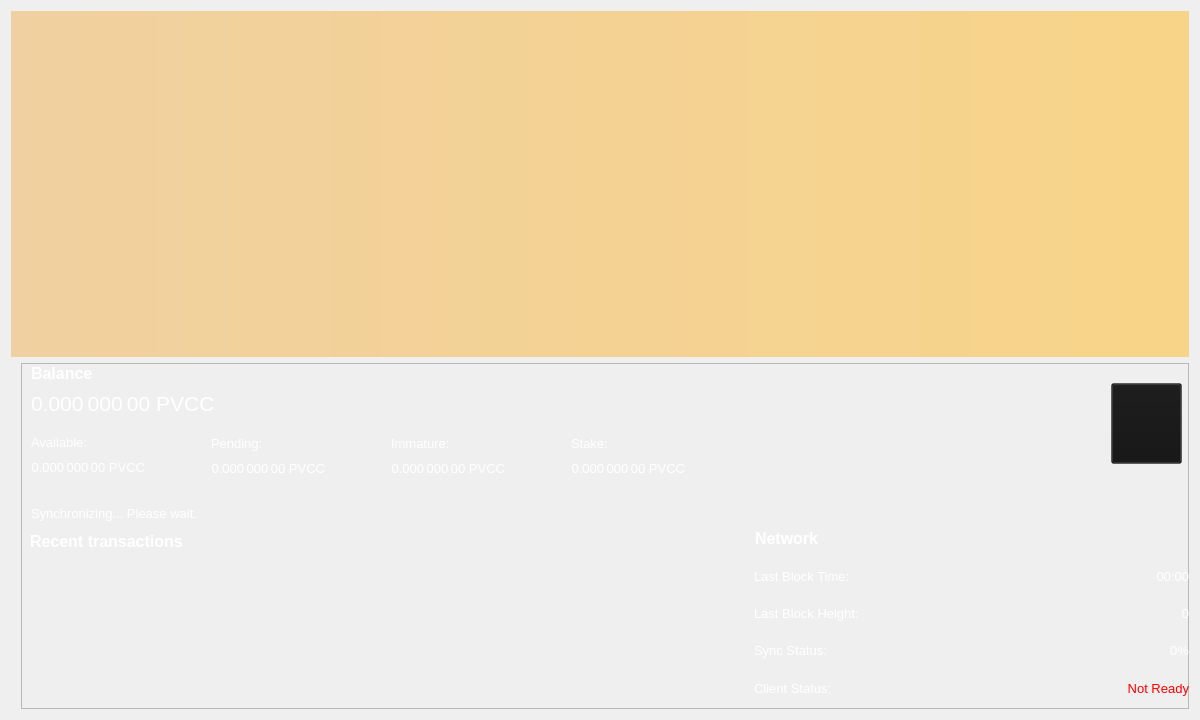
<?xml version="1.0" encoding="UTF-8"?>
<ui version="4.0">
 <class>OverviewPage</class>
 <widget class="QWidget" name="OverviewPage">
  <property name="geometry">
   <rect>
    <x>0</x>
    <y>0</y>
    <width>1200</width>
    <height>720</height>
   </rect>
  </property>
  <property name="minimumSize">
   <size>
    <width>1200</width>
    <height>700</height>
   </size>
  </property>
  <property name="font">
   <font>
    <weight>50</weight>
    <bold>false</bold>
   </font>
  </property>
  <property name="windowTitle">
   <string>Form</string>
  </property>
  <property name="styleSheet">
   <string notr="true">color: rgb(255, 255, 255);</string>
  </property>
  <layout class="QVBoxLayout" name="topLayout">
   <item>
    <widget class="QLabel" name="labelAlerts">
     <property name="visible">
      <bool>false</bool>
     </property>
     <property name="styleSheet">
      <string notr="true">background-color: qlineargradient(x1: 0, y1: 0, x2: 1, y2: 0, stop:0 #F0D0A0, stop:1 #F8D488); color:#000000;</string>
     </property>
     <property name="wordWrap">
      <bool>true</bool>
     </property>
     <property name="margin">
      <number>3</number>
     </property>
    </widget>
   </item>
   <item>
    <layout class="QHBoxLayout" name="horizontalLayout" stretch="1">
     <item>
      <layout class="QVBoxLayout" name="verticalLayout_2">
       <item>
        <widget class="QFrame" name="frame">
         <property name="maximumSize">
          <size>
           <width>16777215</width>
           <height>16777215</height>
          </size>
         </property>
         <property name="styleSheet">
          <string notr="true">margin-left: 10px;
</string>
         </property>
         <property name="frameShape">
          <enum>QFrame::StyledPanel</enum>
         </property>
         <property name="frameShadow">
          <enum>QFrame::Raised</enum>
         </property>
         <widget class="QLabel" name="labelTransactionsStatus">
          <property name="geometry">
           <rect>
            <x>10</x>
            <y>140</y>
            <width>300</width>
            <height>20</height>
           </rect>
          </property>
          <property name="minimumSize">
           <size>
            <width>300</width>
            <height>0</height>
           </size>
          </property>
          <property name="font">
           <font>
            <pointsize>10</pointsize>
           </font>
          </property>
          <property name="cursor">
           <cursorShape>WhatsThisCursor</cursorShape>
          </property>
          <property name="toolTip">
           <string>The displayed information may be out of date. Your wallet automatically synchronizes with the PVCC network after a connection is established, but this process has not completed yet.</string>
          </property>
          <property name="styleSheet">
           <string notr="true"/>
          </property>
          <property name="text">
           <string notr="true">Synchronizing... Please wait.</string>
          </property>
          <property name="alignment">
           <set>Qt::AlignLeading|Qt::AlignLeft|Qt::AlignVCenter</set>
          </property>
          <property name="indent">
           <number>0</number>
          </property>
         </widget>
         <widget class="QWidget" name="verticalLayoutWidget">
          <property name="geometry">
           <rect>
            <x>10</x>
            <y>0</y>
            <width>721</width>
            <height>88</height>
           </rect>
          </property>
          <layout class="QVBoxLayout" name="verticalLayout">
           <item>
            <layout class="QHBoxLayout" name="horizontalLayout_4">
             <item>
              <widget class="QLabel" name="label_5">
               <property name="font">
                <font>
                 <pointsize>12</pointsize>
                 <weight>75</weight>
                 <bold>true</bold>
                </font>
               </property>
               <property name="text">
                <string>Balance</string>
               </property>
               <property name="indent">
                <number>0</number>
               </property>
              </widget>
             </item>
             <item>
              <spacer name="horizontalSpacer_3">
               <property name="orientation">
                <enum>Qt::Horizontal</enum>
               </property>
               <property name="sizeHint" stdset="0">
                <size>
                 <width>40</width>
                 <height>20</height>
                </size>
               </property>
              </spacer>
             </item>
            </layout>
           </item>
           <item>
            <layout class="QHBoxLayout" name="horizontalLayout_2">
             <property name="spacing">
              <number>0</number>
             </property>
             <item>
              <widget class="QLabel" name="labelTotal">
               <property name="minimumSize">
                <size>
                 <width>400</width>
                 <height>30</height>
                </size>
               </property>
               <property name="maximumSize">
                <size>
                 <width>16777215</width>
                 <height>16777215</height>
                </size>
               </property>
               <property name="font">
                <font>
                 <pointsize>16</pointsize>
                 <weight>50</weight>
                 <bold>false</bold>
                </font>
               </property>
               <property name="cursor">
                <cursorShape>IBeamCursor</cursorShape>
               </property>
               <property name="toolTip">
                <string>Your current total balance</string>
               </property>
               <property name="styleSheet">
                <string notr="true">color: rgb(255, 255, 255);</string>
               </property>
               <property name="text">
                <string notr="true">0.000 000 00 PVCC</string>
               </property>
               <property name="textFormat">
                <enum>Qt::AutoText</enum>
               </property>
               <property name="alignment">
                <set>Qt::AlignLeading|Qt::AlignLeft|Qt::AlignVCenter</set>
               </property>
               <property name="wordWrap">
                <bool>false</bool>
               </property>
               <property name="margin">
                <number>0</number>
               </property>
               <property name="indent">
                <number>0</number>
               </property>
               <property name="textInteractionFlags">
                <set>Qt::LinksAccessibleByMouse|Qt::TextSelectableByKeyboard|Qt::TextSelectableByMouse</set>
               </property>
              </widget>
             </item>
             <item>
              <spacer name="horizontalSpacer">
               <property name="orientation">
                <enum>Qt::Horizontal</enum>
               </property>
               <property name="sizeHint" stdset="0">
                <size>
                 <width>40</width>
                 <height>20</height>
                </size>
               </property>
              </spacer>
             </item>
            </layout>
           </item>
           <item>
            <spacer name="verticalSpacer">
             <property name="orientation">
              <enum>Qt::Vertical</enum>
             </property>
             <property name="sizeHint" stdset="0">
              <size>
               <width>20</width>
               <height>40</height>
              </size>
             </property>
            </spacer>
           </item>
          </layout>
         </widget>
         <widget class="QWidget" name="verticalLayoutWidget_2">
          <property name="geometry">
           <rect>
            <x>10</x>
            <y>69</y>
            <width>181</width>
            <height>71</height>
           </rect>
          </property>
          <layout class="QVBoxLayout" name="verticalLayout_3">
           <item>
            <layout class="QHBoxLayout" name="horizontalLayout_3">
             <item>
              <widget class="QLabel" name="labelBalanceText">
               <property name="font">
                <font>
                 <pointsize>10</pointsize>
                </font>
               </property>
               <property name="text">
                <string>Available:</string>
               </property>
               <property name="indent">
                <number>0</number>
               </property>
              </widget>
             </item>
             <item>
              <spacer name="horizontalSpacer_2">
               <property name="orientation">
                <enum>Qt::Horizontal</enum>
               </property>
               <property name="sizeHint" stdset="0">
                <size>
                 <width>40</width>
                 <height>20</height>
                </size>
               </property>
              </spacer>
             </item>
            </layout>
           </item>
           <item>
            <layout class="QHBoxLayout" name="horizontalLayout_5">
             <item>
              <widget class="QLabel" name="labelBalance">
               <property name="font">
                <font>
                 <pointsize>10</pointsize>
                 <weight>50</weight>
                 <bold>false</bold>
                </font>
               </property>
               <property name="cursor">
                <cursorShape>IBeamCursor</cursorShape>
               </property>
               <property name="toolTip">
                <string>Your current spendable balance</string>
               </property>
               <property name="text">
                <string notr="true">0.000 000 00 PVCC</string>
               </property>
               <property name="alignment">
                <set>Qt::AlignRight|Qt::AlignTrailing|Qt::AlignVCenter</set>
               </property>
               <property name="indent">
                <number>0</number>
               </property>
               <property name="textInteractionFlags">
                <set>Qt::LinksAccessibleByMouse|Qt::TextSelectableByKeyboard|Qt::TextSelectableByMouse</set>
               </property>
              </widget>
             </item>
             <item>
              <spacer name="horizontalSpacer_4">
               <property name="orientation">
                <enum>Qt::Horizontal</enum>
               </property>
               <property name="sizeHint" stdset="0">
                <size>
                 <width>40</width>
                 <height>20</height>
                </size>
               </property>
              </spacer>
             </item>
            </layout>
           </item>
           <item>
            <spacer name="verticalSpacer_2">
             <property name="orientation">
              <enum>Qt::Vertical</enum>
             </property>
             <property name="sizeHint" stdset="0">
              <size>
               <width>20</width>
               <height>40</height>
              </size>
             </property>
            </spacer>
           </item>
          </layout>
         </widget>
         <widget class="QWidget" name="verticalLayoutWidget_3">
          <property name="geometry">
           <rect>
            <x>190</x>
            <y>70</y>
            <width>181</width>
            <height>71</height>
           </rect>
          </property>
          <layout class="QVBoxLayout" name="verticalLayout_4">
           <item>
            <layout class="QHBoxLayout" name="horizontalLayout_6">
             <item>
              <widget class="QLabel" name="labelPendingText">
               <property name="font">
                <font>
                 <pointsize>10</pointsize>
                </font>
               </property>
               <property name="text">
                <string>Pending:</string>
               </property>
               <property name="indent">
                <number>0</number>
               </property>
              </widget>
             </item>
             <item>
              <spacer name="horizontalSpacer_6">
               <property name="orientation">
                <enum>Qt::Horizontal</enum>
               </property>
               <property name="sizeHint" stdset="0">
                <size>
                 <width>40</width>
                 <height>20</height>
                </size>
               </property>
              </spacer>
             </item>
            </layout>
           </item>
           <item>
            <layout class="QHBoxLayout" name="horizontalLayout_7">
             <item>
              <widget class="QLabel" name="labelUnconfirmed">
               <property name="font">
                <font>
                 <pointsize>10</pointsize>
                 <weight>50</weight>
                 <bold>false</bold>
                </font>
               </property>
               <property name="cursor">
                <cursorShape>IBeamCursor</cursorShape>
               </property>
               <property name="toolTip">
                <string>Total of transactions that have yet to be confirmed, and do not yet count toward the spendable balance</string>
               </property>
               <property name="text">
                <string notr="true">0.000 000 00 PVCC</string>
               </property>
               <property name="alignment">
                <set>Qt::AlignRight|Qt::AlignTrailing|Qt::AlignVCenter</set>
               </property>
               <property name="indent">
                <number>0</number>
               </property>
               <property name="textInteractionFlags">
                <set>Qt::LinksAccessibleByMouse|Qt::TextSelectableByKeyboard|Qt::TextSelectableByMouse</set>
               </property>
              </widget>
             </item>
             <item>
              <spacer name="horizontalSpacer_5">
               <property name="orientation">
                <enum>Qt::Horizontal</enum>
               </property>
               <property name="sizeHint" stdset="0">
                <size>
                 <width>40</width>
                 <height>20</height>
                </size>
               </property>
              </spacer>
             </item>
            </layout>
           </item>
           <item>
            <spacer name="verticalSpacer_3">
             <property name="orientation">
              <enum>Qt::Vertical</enum>
             </property>
             <property name="sizeHint" stdset="0">
              <size>
               <width>20</width>
               <height>40</height>
              </size>
             </property>
            </spacer>
           </item>
          </layout>
         </widget>
         <widget class="QWidget" name="verticalLayoutWidget_4">
          <property name="geometry">
           <rect>
            <x>370</x>
            <y>70</y>
            <width>181</width>
            <height>71</height>
           </rect>
          </property>
          <layout class="QVBoxLayout" name="verticalLayout_5">
           <item>
            <layout class="QHBoxLayout" name="horizontalLayout_8">
             <item>
              <widget class="QLabel" name="labelImmatureText">
               <property name="font">
                <font>
                 <pointsize>10</pointsize>
                </font>
               </property>
               <property name="text">
                <string>Immature:</string>
               </property>
               <property name="indent">
                <number>0</number>
               </property>
              </widget>
             </item>
             <item>
              <spacer name="horizontalSpacer_7">
               <property name="orientation">
                <enum>Qt::Horizontal</enum>
               </property>
               <property name="sizeHint" stdset="0">
                <size>
                 <width>40</width>
                 <height>20</height>
                </size>
               </property>
              </spacer>
             </item>
            </layout>
           </item>
           <item>
            <layout class="QHBoxLayout" name="horizontalLayout_9">
             <item>
              <widget class="QLabel" name="labelImmature">
               <property name="font">
                <font>
                 <pointsize>10</pointsize>
                 <weight>50</weight>
                 <bold>false</bold>
                </font>
               </property>
               <property name="cursor">
                <cursorShape>IBeamCursor</cursorShape>
               </property>
               <property name="toolTip">
                <string>Mined balance that has not yet matured</string>
               </property>
               <property name="text">
                <string notr="true">0.000 000 00 PVCC</string>
               </property>
               <property name="alignment">
                <set>Qt::AlignRight|Qt::AlignTrailing|Qt::AlignVCenter</set>
               </property>
               <property name="indent">
                <number>0</number>
               </property>
               <property name="textInteractionFlags">
                <set>Qt::LinksAccessibleByMouse|Qt::TextSelectableByKeyboard|Qt::TextSelectableByMouse</set>
               </property>
              </widget>
             </item>
             <item>
              <spacer name="horizontalSpacer_8">
               <property name="orientation">
                <enum>Qt::Horizontal</enum>
               </property>
               <property name="sizeHint" stdset="0">
                <size>
                 <width>40</width>
                 <height>20</height>
                </size>
               </property>
              </spacer>
             </item>
            </layout>
           </item>
           <item>
            <spacer name="verticalSpacer_4">
             <property name="orientation">
              <enum>Qt::Vertical</enum>
             </property>
             <property name="sizeHint" stdset="0">
              <size>
               <width>20</width>
               <height>40</height>
              </size>
             </property>
            </spacer>
           </item>
          </layout>
         </widget>
         <widget class="QWidget" name="verticalLayoutWidget_5">
          <property name="geometry">
           <rect>
            <x>550</x>
            <y>70</y>
            <width>181</width>
            <height>71</height>
           </rect>
          </property>
          <layout class="QVBoxLayout" name="verticalLayout_6">
           <item>
            <layout class="QHBoxLayout" name="horizontalLayout_11">
             <item>
              <widget class="QLabel" name="label_10">
               <property name="font">
                <font>
                 <pointsize>10</pointsize>
                </font>
               </property>
               <property name="text">
                <string>Stake:</string>
               </property>
               <property name="indent">
                <number>0</number>
               </property>
              </widget>
             </item>
             <item>
              <spacer name="horizontalSpacer_9">
               <property name="orientation">
                <enum>Qt::Horizontal</enum>
               </property>
               <property name="sizeHint" stdset="0">
                <size>
                 <width>40</width>
                 <height>20</height>
                </size>
               </property>
              </spacer>
             </item>
            </layout>
           </item>
           <item>
            <layout class="QHBoxLayout" name="horizontalLayout_10">
             <item>
              <widget class="QLabel" name="labelStake">
               <property name="font">
                <font>
                 <pointsize>10</pointsize>
                 <weight>50</weight>
                 <bold>false</bold>
                </font>
               </property>
               <property name="cursor">
                <cursorShape>IBeamCursor</cursorShape>
               </property>
               <property name="toolTip">
                <string>Total of coins that was staked, and do not yet count toward the current balance</string>
               </property>
               <property name="text">
                <string notr="true">0.000 000 00 PVCC</string>
               </property>
               <property name="alignment">
                <set>Qt::AlignRight|Qt::AlignTrailing|Qt::AlignVCenter</set>
               </property>
               <property name="indent">
                <number>0</number>
               </property>
               <property name="textInteractionFlags">
                <set>Qt::LinksAccessibleByMouse|Qt::TextSelectableByKeyboard|Qt::TextSelectableByMouse</set>
               </property>
              </widget>
             </item>
             <item>
              <spacer name="horizontalSpacer_10">
               <property name="orientation">
                <enum>Qt::Horizontal</enum>
               </property>
               <property name="sizeHint" stdset="0">
                <size>
                 <width>40</width>
                 <height>20</height>
                </size>
               </property>
              </spacer>
             </item>
            </layout>
           </item>
           <item>
            <spacer name="verticalSpacer_5">
             <property name="orientation">
              <enum>Qt::Vertical</enum>
             </property>
             <property name="sizeHint" stdset="0">
              <size>
               <width>20</width>
               <height>40</height>
              </size>
             </property>
            </spacer>
           </item>
          </layout>
         </widget>
         <widget class="QPushButton" name="viewQR">
          <property name="geometry">
           <rect>
            <x>1090</x>
            <y>20</y>
            <width>81</width>
            <height>81</height>
           </rect>
          </property>
          <property name="font">
           <font>
            <pointsize>10</pointsize>
           </font>
          </property>
          <property name="styleSheet">
           <string notr="true">background-color: rgb(20, 20, 20, 0.35);</string>
          </property>
          <property name="text">
           <string/>
          </property>
          <property name="icon">
           <iconset resource="../bitcoin.qrc">
            <normaloff>:/icons/qriconov</normaloff>:/icons/qriconov</iconset>
          </property>
          <property name="iconSize">
           <size>
            <width>64</width>
            <height>75</height>
           </size>
          </property>
         </widget>
         <widget class="QWidget" name="widget_wallview" native="true">
          <property name="geometry">
           <rect>
            <x>730</x>
            <y>160</y>
            <width>451</width>
            <height>405</height>
           </rect>
          </property>
          <layout class="QVBoxLayout" name="verticalLayout_7">
           <item>
            <layout class="QVBoxLayout" name="verticalLayout_8">
             <item>
              <layout class="QHBoxLayout" name="horizontalLayout_13">
               <item>
                <widget class="QLabel" name="label_11">
                 <property name="font">
                  <font>
                   <pointsize>12</pointsize>
                   <weight>75</weight>
                   <bold>true</bold>
                  </font>
                 </property>
                 <property name="text">
                  <string>Network</string>
                 </property>
                </widget>
               </item>
               <item>
                <spacer name="horizontalSpacer_12">
                 <property name="orientation">
                  <enum>Qt::Horizontal</enum>
                 </property>
                 <property name="sizeHint" stdset="0">
                  <size>
                   <width>40</width>
                   <height>20</height>
                  </size>
                 </property>
                </spacer>
               </item>
              </layout>
             </item>
             <item>
              <layout class="QHBoxLayout" name="horizontalLayout_20">
               <item>
                <widget class="QLabel" name="label_13">
                 <property name="maximumSize">
                  <size>
                   <width>167</width>
                   <height>16777215</height>
                  </size>
                 </property>
                 <property name="font">
                  <font>
                   <pointsize>10</pointsize>
                  </font>
                 </property>
                 <property name="text">
                  <string>Last Block Time:</string>
                 </property>
                </widget>
               </item>
               <item>
                <widget class="QLabel" name="lbTime">
                 <property name="font">
                  <font>
                   <pointsize>10</pointsize>
                  </font>
                 </property>
                 <property name="text">
                  <string>00:00</string>
                 </property>
                 <property name="alignment">
                  <set>Qt::AlignRight|Qt::AlignTrailing|Qt::AlignVCenter</set>
                 </property>
                </widget>
               </item>
              </layout>
             </item>
             <item>
              <layout class="QHBoxLayout" name="horizontalLayout_21">
               <item>
                <widget class="QLabel" name="label_15">
                 <property name="maximumSize">
                  <size>
                   <width>167</width>
                   <height>16777215</height>
                  </size>
                 </property>
                 <property name="font">
                  <font>
                   <pointsize>10</pointsize>
                  </font>
                 </property>
                 <property name="text">
                  <string>Last Block Height:</string>
                 </property>
                </widget>
               </item>
               <item>
                <widget class="QLabel" name="lbHeight">
                 <property name="font">
                  <font>
                   <pointsize>10</pointsize>
                  </font>
                 </property>
                 <property name="text">
                  <string>0</string>
                 </property>
                 <property name="alignment">
                  <set>Qt::AlignRight|Qt::AlignTrailing|Qt::AlignVCenter</set>
                 </property>
                </widget>
               </item>
              </layout>
             </item>
             <item>
              <layout class="QHBoxLayout" name="horizontalLayout_22">
               <item>
                <widget class="QLabel" name="label_16">
                 <property name="maximumSize">
                  <size>
                   <width>167</width>
                   <height>16777215</height>
                  </size>
                 </property>
                 <property name="font">
                  <font>
                   <pointsize>10</pointsize>
                  </font>
                 </property>
                 <property name="text">
                  <string>Sync Status:</string>
                 </property>
                </widget>
               </item>
               <item>
                <widget class="QLabel" name="sncStatus">
                 <property name="font">
                  <font>
                   <pointsize>10</pointsize>
                  </font>
                 </property>
                 <property name="text">
                  <string>0%</string>
                 </property>
                 <property name="alignment">
                  <set>Qt::AlignRight|Qt::AlignTrailing|Qt::AlignVCenter</set>
                 </property>
                </widget>
               </item>
              </layout>
             </item>
             <item>
              <layout class="QHBoxLayout" name="horizontalLayout_24">
               <item>
                <widget class="QLabel" name="label_18">
                 <property name="maximumSize">
                  <size>
                   <width>167</width>
                   <height>16777215</height>
                  </size>
                 </property>
                 <property name="font">
                  <font>
                   <pointsize>10</pointsize>
                  </font>
                 </property>
                 <property name="text">
                  <string>Client Status:</string>
                 </property>
                </widget>
               </item>
               <item>
                <widget class="QLabel" name="clStat">
                 <property name="font">
                  <font>
                   <pointsize>10</pointsize>
                  </font>
                 </property>
                 <property name="styleSheet">
                  <string notr="true">QLabel { color: red; }</string>
                 </property>
                 <property name="text">
                  <string>Not Ready</string>
                 </property>
                 <property name="alignment">
                  <set>Qt::AlignRight|Qt::AlignTrailing|Qt::AlignVCenter</set>
                 </property>
                </widget>
               </item>
              </layout>
             </item>
             <item>
              <layout class="QHBoxLayout" name="horizontalLayout_25">
               <item>
                <widget class="QLabel" name="label_19">
                 <property name="maximumSize">
                  <size>
                   <width>167</width>
                   <height>16777215</height>
                  </size>
                 </property>
                 <property name="font">
                  <font>
                   <pointsize>10</pointsize>
                  </font>
                 </property>
                 <property name="text">
                  <string>Coins are:</string>
                 </property>
                </widget>
               </item>
               <item>
                <widget class="QLabel" name="stkstat">
                 <property name="font">
                  <font>
                   <pointsize>10</pointsize>
                  </font>
                 </property>
                 <property name="text">
                  <string>Not Staking</string>
                 </property>
                 <property name="alignment">
                  <set>Qt::AlignRight|Qt::AlignTrailing|Qt::AlignVCenter</set>
                 </property>
                </widget>
               </item>
              </layout>
             </item>
             <item>
              <layout class="QHBoxLayout" name="horizontalLayout_17">
               <item>
                <widget class="QLabel" name="label_23">
                 <property name="maximumSize">
                  <size>
                   <width>167</width>
                   <height>16777215</height>
                  </size>
                 </property>
                 <property name="font">
                  <font>
                   <pointsize>10</pointsize>
                  </font>
                 </property>
                 <property name="text">
                  <string>Staking is:</string>
                 </property>
                </widget>
               </item>
               <item>
                <widget class="QLabel" name="stken">
                 <property name="font">
                  <font>
                   <pointsize>10</pointsize>
                  </font>
                 </property>
                 <property name="text">
                  <string>Disabled</string>
                 </property>
                 <property name="alignment">
                  <set>Qt::AlignRight|Qt::AlignTrailing|Qt::AlignVCenter</set>
                 </property>
                </widget>
               </item>
              </layout>
             </item>
             <item>
              <layout class="QHBoxLayout" name="horizontalLayout_23">
               <item>
                <widget class="QLabel" name="label_17">
                 <property name="maximumSize">
                  <size>
                   <width>167</width>
                   <height>16777215</height>
                  </size>
                 </property>
                 <property name="font">
                  <font>
                   <pointsize>10</pointsize>
                  </font>
                 </property>
                 <property name="text">
                  <string>Connections:</string>
                 </property>
                </widget>
               </item>
               <item>
                <widget class="QLabel" name="lbcon">
                 <property name="font">
                  <font>
                   <pointsize>10</pointsize>
                  </font>
                 </property>
                 <property name="text">
                  <string>0</string>
                 </property>
                 <property name="alignment">
                  <set>Qt::AlignRight|Qt::AlignTrailing|Qt::AlignVCenter</set>
                 </property>
                </widget>
               </item>
              </layout>
             </item>
             <item>
              <layout class="QHBoxLayout" name="horizontalLayout_26">
               <item>
                <widget class="QLabel" name="label_20">
                 <property name="minimumSize">
                  <size>
                   <width>110</width>
                   <height>0</height>
                  </size>
                 </property>
                 <property name="maximumSize">
                  <size>
                   <width>167</width>
                   <height>16777215</height>
                  </size>
                 </property>
                 <property name="font">
                  <font>
                   <pointsize>10</pointsize>
                  </font>
                 </property>
                 <property name="text">
                  <string>PoS Weight (Local):</string>
                 </property>
                </widget>
               </item>
               <item>
                <widget class="QLabel" name="urweight_2">
                 <property name="font">
                  <font>
                   <pointsize>10</pointsize>
                  </font>
                 </property>
                 <property name="text">
                  <string>0%</string>
                 </property>
                 <property name="alignment">
                  <set>Qt::AlignRight|Qt::AlignTrailing|Qt::AlignVCenter</set>
                 </property>
                </widget>
               </item>
              </layout>
             </item>
             <item>
              <layout class="QHBoxLayout" name="horizontalLayout_27">
               <item>
                <widget class="QLabel" name="label_21">
                 <property name="maximumSize">
                  <size>
                   <width>167</width>
                   <height>16777215</height>
                  </size>
                 </property>
                 <property name="font">
                  <font>
                   <pointsize>10</pointsize>
                  </font>
                 </property>
                 <property name="text">
                  <string>PoS Weight (Net):</string>
                 </property>
                </widget>
               </item>
               <item>
                <widget class="QLabel" name="netweight_2">
                 <property name="font">
                  <font>
                   <pointsize>10</pointsize>
                  </font>
                 </property>
                 <property name="text">
                  <string>0%</string>
                 </property>
                 <property name="alignment">
                  <set>Qt::AlignRight|Qt::AlignTrailing|Qt::AlignVCenter</set>
                 </property>
                </widget>
               </item>
              </layout>
             </item>
             <item>
              <layout class="QHBoxLayout" name="horizontalLayout_14">
               <item>
                <widget class="QLabel" name="label_24">
                 <property name="maximumSize">
                  <size>
                   <width>167</width>
                   <height>16777215</height>
                  </size>
                 </property>
                 <property name="font">
                  <font>
                   <pointsize>10</pointsize>
                  </font>
                 </property>
                 <property name="text">
                  <string>Est. Next Stake:</string>
                 </property>
                </widget>
               </item>
               <item>
                <widget class="QLabel" name="estnxt">
                 <property name="font">
                  <font>
                   <pointsize>10</pointsize>
                  </font>
                 </property>
                 <property name="text">
                  <string>Unkown</string>
                 </property>
                 <property name="alignment">
                  <set>Qt::AlignRight|Qt::AlignTrailing|Qt::AlignVCenter</set>
                 </property>
                </widget>
               </item>
              </layout>
             </item>
             <item>
              <layout class="QVBoxLayout" name="verticalLayout_9"/>
             </item>
            </layout>
           </item>
          </layout>
         </widget>
         <widget class="QWidget" name="layoutWidget00">
          <property name="geometry">
           <rect>
            <x>0</x>
            <y>160</y>
            <width>731</width>
            <height>461</height>
           </rect>
          </property>
          <layout class="QVBoxLayout" name="verticalLayout_11">
           <item>
            <widget class="QWidget" name="widget_2" native="true">
             <layout class="QVBoxLayout" name="verticalLayout_12">
              <item>
               <layout class="QHBoxLayout" name="horizontalLayout_15">
                <item>
                 <widget class="QLabel" name="label_6">
                  <property name="font">
                   <font>
                    <pointsize>12</pointsize>
                    <weight>75</weight>
                    <bold>true</bold>
                   </font>
                  </property>
                  <property name="text">
                   <string>&lt;b&gt;Recent transactions&lt;/b&gt;</string>
                  </property>
                  <property name="indent">
                   <number>0</number>
                  </property>
                 </widget>
                </item>
                <item>
                 <spacer name="horizontalSpacer_13">
                  <property name="orientation">
                   <enum>Qt::Horizontal</enum>
                  </property>
                  <property name="sizeHint" stdset="0">
                   <size>
                    <width>40</width>
                    <height>20</height>
                   </size>
                  </property>
                 </spacer>
                </item>
               </layout>
              </item>
              <item>
               <widget class="QListView" name="listTransactions_2">
                <property name="font">
                 <font>
                  <pointsize>10</pointsize>
                 </font>
                </property>
                <property name="styleSheet">
                 <string notr="true">QListView { background: transparent; }</string>
                </property>
                <property name="frameShape">
                 <enum>QFrame::NoFrame</enum>
                </property>
                <property name="verticalScrollBarPolicy">
                 <enum>Qt::ScrollBarAlwaysOff</enum>
                </property>
                <property name="horizontalScrollBarPolicy">
                 <enum>Qt::ScrollBarAlwaysOff</enum>
                </property>
                <property name="selectionMode">
                 <enum>QAbstractItemView::NoSelection</enum>
                </property>
               </widget>
              </item>
             </layout>
            </widget>
           </item>
          </layout>
         </widget>
         <widget class="QWidget" name="horizontalLayoutWidget">
          <property name="geometry">
           <rect>
            <x>0</x>
            <y>620</y>
            <width>731</width>
            <height>83</height>
           </rect>
          </property>
          <layout class="QHBoxLayout" name="horizontalLayout_12">
           <item>
            <widget class="QPushButton" name="vwalltx">
             <property name="minimumSize">
              <size>
               <width>81</width>
               <height>70</height>
              </size>
             </property>
             <property name="font">
              <font>
               <pointsize>10</pointsize>
              </font>
             </property>
             <property name="styleSheet">
              <string notr="true">background-color: rgb(20, 20, 20, 0.65);</string>
             </property>
             <property name="text">
              <string/>
             </property>
             <property name="icon">
              <iconset resource="../bitcoin.qrc">
               <normaloff>:/icons/history</normaloff>:/icons/history</iconset>
             </property>
             <property name="iconSize">
              <size>
               <width>64</width>
               <height>64</height>
              </size>
             </property>
            </widget>
           </item>
           <item>
            <spacer name="horizontalSpacer_11">
             <property name="orientation">
              <enum>Qt::Horizontal</enum>
             </property>
             <property name="sizeHint" stdset="0">
              <size>
               <width>40</width>
               <height>20</height>
              </size>
             </property>
            </spacer>
           </item>
          </layout>
         </widget>
         <widget class="QWidget" name="verticalLayoutWidget_6">
          <property name="geometry">
           <rect>
            <x>1130</x>
            <y>639</y>
            <width>41</width>
            <height>51</height>
           </rect>
          </property>
          <layout class="QVBoxLayout" name="verticalLayout_10">
           <item>
            <spacer name="verticalSpacer_6">
             <property name="orientation">
              <enum>Qt::Vertical</enum>
             </property>
             <property name="sizeHint" stdset="0">
              <size>
               <width>20</width>
               <height>40</height>
              </size>
             </property>
            </spacer>
           </item>
           <item>
            <widget class="QLabel" name="syncLabel">
             <property name="minimumSize">
              <size>
               <width>38</width>
               <height>28</height>
              </size>
             </property>
             <property name="maximumSize">
              <size>
               <width>38</width>
               <height>28</height>
              </size>
             </property>
             <property name="toolTip">
              <string extracomment="Synchronizing with PVCC network"/>
             </property>
             <property name="toolTipDuration">
              <number>5</number>
             </property>
             <property name="text">
              <string/>
             </property>
             <property name="scaledContents">
              <bool>true</bool>
             </property>
            </widget>
           </item>
          </layout>
         </widget>
         <widget class="QWidget" name="verticalLayoutWidget_7">
          <property name="geometry">
           <rect>
            <x>1090</x>
            <y>620</y>
            <width>42</width>
            <height>71</height>
           </rect>
          </property>
          <layout class="QVBoxLayout" name="verticalLayout_13">
           <item>
            <spacer name="verticalSpacer_7">
             <property name="orientation">
              <enum>Qt::Vertical</enum>
             </property>
             <property name="sizeHint" stdset="0">
              <size>
               <width>20</width>
               <height>40</height>
              </size>
             </property>
            </spacer>
           </item>
           <item>
            <widget class="QLabel" name="lockstatusLabel">
             <property name="minimumSize">
              <size>
               <width>40</width>
               <height>30</height>
              </size>
             </property>
             <property name="maximumSize">
              <size>
               <width>40</width>
               <height>30</height>
              </size>
             </property>
             <property name="text">
              <string/>
             </property>
             <property name="pixmap">
              <pixmap resource="../bitcoin.qrc">:/icons/lock_open_toolbar</pixmap>
             </property>
             <property name="scaledContents">
              <bool>true</bool>
             </property>
            </widget>
           </item>
          </layout>
         </widget>
        </widget>
       </item>
      </layout>
     </item>
    </layout>
   </item>
  </layout>
 </widget>
 <resources>
  <include location="../bitcoin.qrc"/>
 </resources>
 <connections/>
</ui>
